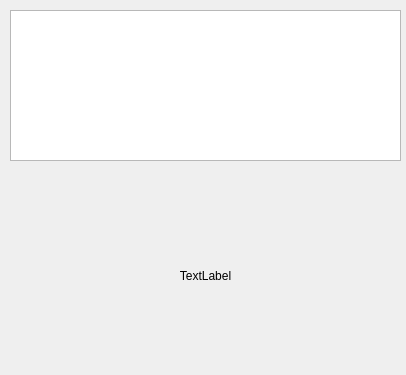
<?xml version="1.0" encoding="UTF-8"?>
<ui version="4.0">
 <class>QtDragEvent</class>
 <widget class="QWidget" name="QtDragEvent">
  <property name="geometry">
   <rect>
    <x>0</x>
    <y>0</y>
    <width>406</width>
    <height>375</height>
   </rect>
  </property>
  <property name="windowTitle">
   <string>QtDragEvent</string>
  </property>
  <widget class="QPlainTextEdit" name="plainTextEdit">
   <property name="geometry">
    <rect>
     <x>10</x>
     <y>10</y>
     <width>391</width>
     <height>151</height>
    </rect>
   </property>
  </widget>
  <widget class="QLabel" name="label">
   <property name="geometry">
    <rect>
     <x>30</x>
     <y>210</y>
     <width>351</width>
     <height>131</height>
    </rect>
   </property>
   <property name="text">
    <string>TextLabel</string>
   </property>
   <property name="alignment">
    <set>Qt::AlignCenter</set>
   </property>
  </widget>
 </widget>
 <resources/>
 <connections/>
</ui>
